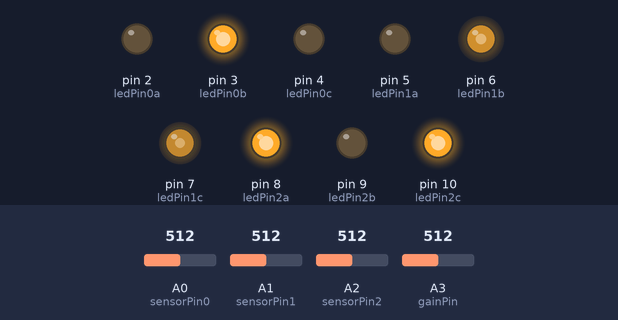
The sketch below on a simulated Arduino Uno, built with avr-gcc and run on an emulated ATmega328P. Parts: output pins drawn as LEDs (lit = HIGH). The inputs (shaded band) are chosen by the test bench; at power-on: A3 (gainPin) = 512, A0 (sensorPin0) = 512, A2 (sensorPin2) = 512, A1 (sensorPin1) = 512. Random numbers use the default seed unless the sketch sets one.

Above: at 1.2 s.
1.3 s: A3 (gainPin) set to 886
At 1.65 s:
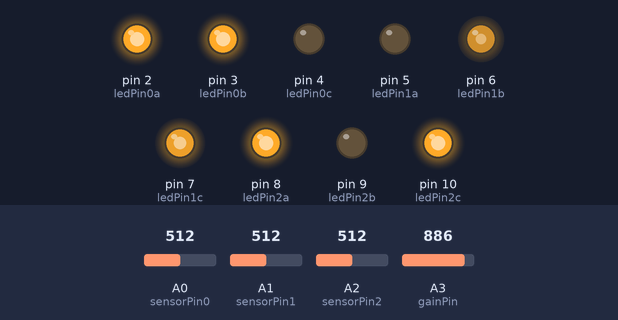
4.3 s: A3 (gainPin) set to 915
At 4.69 s:
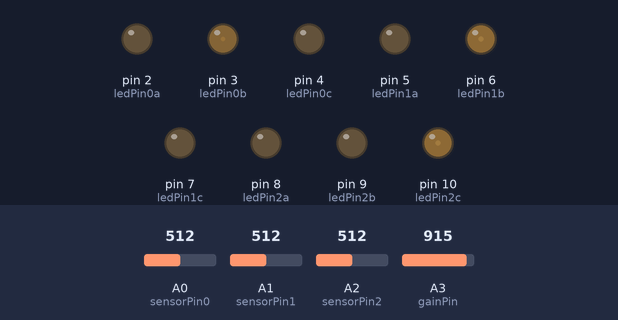
7.3 s: A3 (gainPin) set to 890
At 7.5 s:
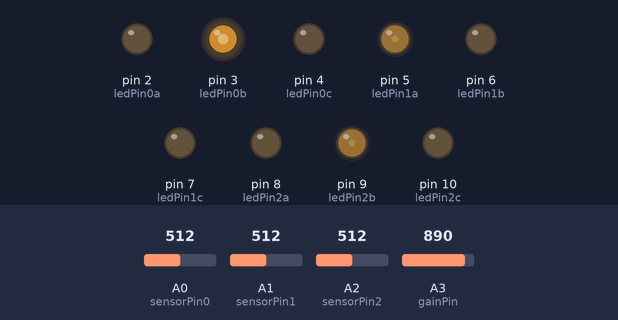
10.3 s: A0 (sensorPin0) set to 64
At 10.51 s:
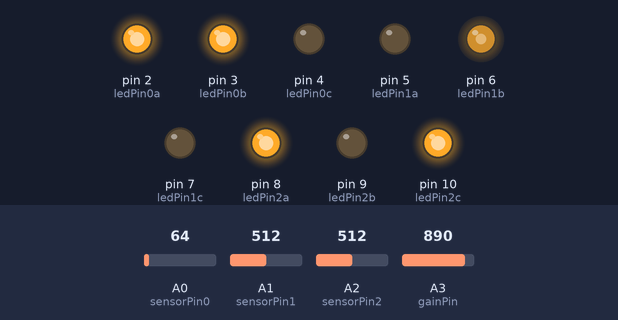
13.3 s: A0 (sensorPin0) set to 55
Timing chart, 0 to 15.2 s (numbered marks = the images above; inputs shaded):
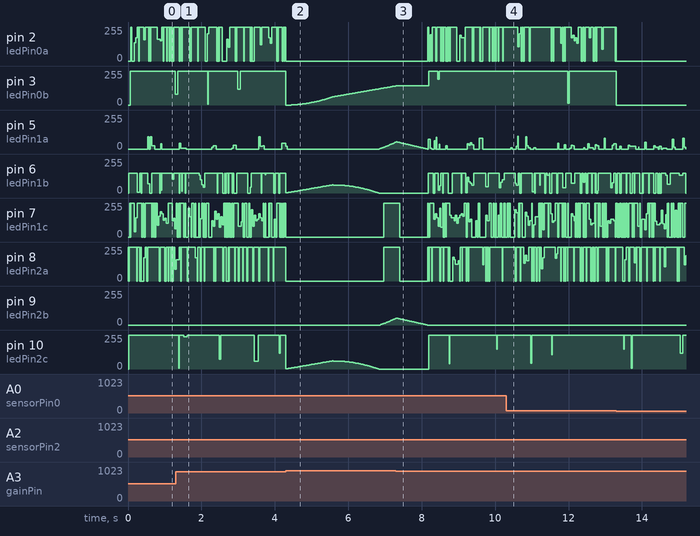

Measured:
- the behaviour switches between 900 and 901 on A3 (gainPin) (found by bisection; images 1 and 2)

The sketch:

IME156_RGB_CTRL_FALL2016.ino
```cpp
#include "IME156_RGB_CTRL_FALL2016.h"

/* LED LIGHT CONTROLLER FOR EDM PRISM
LAST UPDATE: 7/28/2016
*/

/* TRY PLAYING WITH THE NUMBERS HERE TO SEE HOW THE LIGHT COLORS CHANGE!
  Make sure that the upper value is larger than the lower value.
  (ex. range_lower_a = 30, range_higher_a = 50)
*/

int range_lower_a  = 0;
int range_upper_a = 120;
int range_lower_b = 80;
int range_upper_b = 280;
int range_lower_c = 240;
int range_upper_c = 360;

/* CHANGE THIS VALUE TO CONTROL THE FADE SPEED. */

int Transition_Speed = 50;

/*---------------------------------------------------------------------------------------------------------
-----------------------------------------------------------------------------------------------------------
-------------------------------- DON'T CHANGE ANYTHING IN THIS SECTION! -----------------------------------
-----------------------------------------------------------------------------------------------------------
-----------------------------------------------------------------------------------------------------------*/

int sensorValue0 = 0;  // variable to store the value coming from the sensor
int sensorValue1 = 0;  // variable to store the value coming from the sensor
int sensorValue2 = 0;  // variable to store the value coming from the sensor
int potentiometerValue = 0;

int threshold1 = 0;
int threshold2 = 0;
int threshold3 = 0;
int i = 1;
int j = 120;
int k = 240;

int delayVal = 5;
bool state = 0;
bool one_shot = 0;
int one_shot_counter_state0 = 0;

void setup() {

  const unsigned char PS_128 = (1 << ADPS2) | (1 << ADPS1) | (1 << ADPS0);
  // set up the ADC
  ADCSRA &= ~PS_128;  // remove bits set by Arduino library
  ADCSRA |= (1 << ADPS2) | (1 << ADPS1);  // Set our own prescaler to 64; This doubles the sample rate.

  pinMode(ledPin0a, OUTPUT), pinMode(ledPin0b, OUTPUT), pinMode(ledPin0c, OUTPUT);
  pinMode(ledPin1a, OUTPUT), pinMode(ledPin1b, OUTPUT), pinMode(ledPin1c, OUTPUT);
  pinMode(ledPin2a, OUTPUT), pinMode(ledPin2b, OUTPUT), pinMode(ledPin2c, OUTPUT);
  //Serial.begin(9600); // Enable Serial Port for Deugging Purposes.
}

void loop() {

  // read the value from the sensor:
  sensorValue0 = analogRead(sensorPin0);
  sensorValue1 = analogRead(sensorPin1);
  sensorValue2 = analogRead(sensorPin2);
  potentiometerValue = analogRead(gainPin);

  if (potentiometerValue > 900) {
    state = 0;
  }
  else {
    state = 1;
  }

  if (state == 0) { //THIS PART OF THE CODE CONTROLS DEBUG MODE.

    if (one_shot_counter_state0 < 255) {
      delayVal = 20;
      one_shot_counter_state0++;
    }
    else {
      delayVal = Transition_Speed;
    }

    HSV_to_RGB_LED(i, 1, 1, one_shot_counter_state0, ledPin0a, ledPin0b, ledPin0c);
    HSV_to_RGB_LED(j, 1, 1, one_shot_counter_state0, ledPin1a, ledPin1b, ledPin1c);
    HSV_to_RGB_LED(k, 1, 1, one_shot_counter_state0, ledPin2a, ledPin2b, ledPin2c);

    if (i >= 360) {
      i = 0;
    }
    else {
      i++;
    }
    if (j >= 360) {
      j = 0;
    }
    else {
      j++;
    }
    if (k >= 360) {
      k = 0;
    }
    else {
      k++;
    }
  }
  else if (state == 1) { //THIS PART OF THE CODE CONTROLS SOUND-REACTIVE MODE.

    if (one_shot_counter_state0 > 0) {
      delayVal = 5;
      one_shot_counter_state0--;
      HSV_to_RGB_LED(i, 1, 1, one_shot_counter_state0, ledPin0a, ledPin0b, ledPin0c);
      HSV_to_RGB_LED(j, 1, 1, one_shot_counter_state0, ledPin1a, ledPin1b, ledPin1c);
      HSV_to_RGB_LED(k, 1, 1, one_shot_counter_state0, ledPin2a, ledPin2b, ledPin2c);
    }
    else {
      delayVal = 5; //Normal delay value (we want a faster reaction when the lights blink).

      threshold1 = round(potentiometerValue / 15);
      threshold2 = round(potentiometerValue / 30);
      threshold3 = round(potentiometerValue / 20);

      /*------------------------ Normal mode here (lights react to microphone). ------------------------ */

      if (sensorValue0 > threshold1) { //40
        HSV_to_RGB_LED(random(range_lower_a, range_upper_a), 1, 1, 255, ledPin0a, ledPin0b, ledPin0c);
      }
      else {
        HSV_to_RGB_LED(0, 0, 0, 0, ledPin0a, ledPin0b, ledPin0c);
      }
      if (sensorValue1 > threshold2) { //20
        HSV_to_RGB_LED(random(range_lower_b, range_upper_b), 1, 1, 150, ledPin1a, ledPin1b, ledPin1c);
      }
      else {
        HSV_to_RGB_LED(0, 0, 0, 0, ledPin1a, ledPin1b, ledPin1c);
      }
      if (sensorValue2 > threshold3) { //30
        HSV_to_RGB_LED(random(range_lower_c, range_upper_c), 1, 1, 255, ledPin2a, ledPin2b, ledPin2c);
      }
      else {
        HSV_to_RGB_LED(0, 0, 0, 0, ledPin2a, ledPin2b, ledPin2c);
      }
    }
  }
  delay(delayVal);
}

/* HSV FUNCTIONS BELOW HERE - DO NOT TOUCH CODE BELOW THIS LINE! */

void HSV_to_RGB_LED(float h, float s, float v, float i, int pin0, int pin1, int pin2) {
  float c = s * v;
  float x = c * (1 - abs((fmod((h / 60), 2) - 1)));
  float m = v - c;
  float r, g, b;
  if (0 <= h && h < 60) {
    r = c; g = x; b = 0;
  }
  else if (60 <= h && h < 120) {
    r = x; g = c; b = 0;
  }
  else if (120 <= h && h < 180) {
    r = 0; g = c; b = x;
  }
  else if (180 <= h && h < 240) {
    r = 0; g = x; b = c;
  }
  else if (240 <= h && h < 300) {
    r = x, g = 0; b = c;
  }
  else if (300 <= h && h <= 360) {
    r = c; g = 0; b = x;
  }
  analogWrite(pin0, floor(i * (r + m))), analogWrite(pin1, floor(i * (g + m))), analogWrite(pin2, floor(i * (b + m)));
}
```

IME156_RGB_CTRL_FALL2016.h
```cpp
#include "math.h"
#include "arduino.h"

/* PIN SETUP IS IN THIS SECTION (DON'T MODIFY ANYTHING HERE!) */

int sensorPin0 = A0;    // select the input pin for the potentiometer
int sensorPin1 = A1;    // select the input pin for the potentiometer
int sensorPin2 = A2;    // select the input pin for the potentiometer
int gainPin = A3;      // pin that reads from the potentiometer

//RGB LED0
int ledPin0a = 2;      // select the pin for the LED
int ledPin0b = 3;      // select the pin for the LED
int ledPin0c = 4;      // select the pin for the LED

//RGB LED1
int ledPin1a = 5;      // select the pin for the LED
int ledPin1b = 6;      // select the pin for the LED
int ledPin1c = 7;      // select the pin for the LED

//RGB LED2
int ledPin2a = 8;      // select the pin for the LED
int ledPin2b = 9;      // select the pin for the LED
int ledPin2c = 10;      // select the pin for the LED
```
